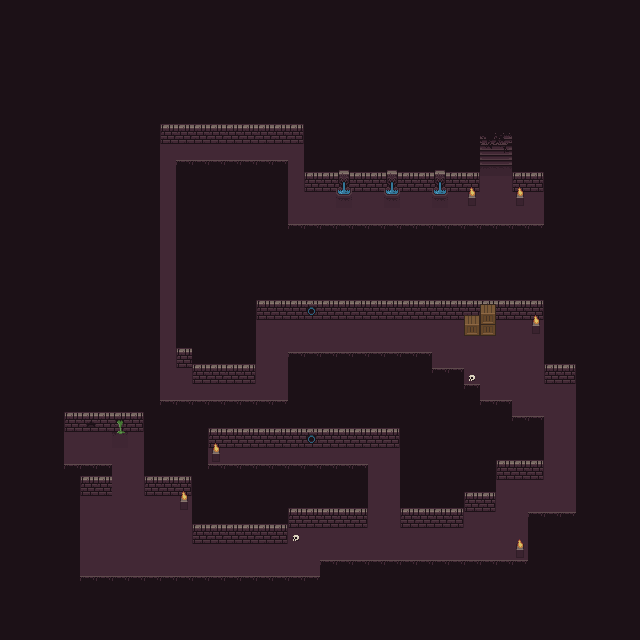

A level layout from a 2D game, rendered from its tile map. Below: a short description, then the map file with tile-grid data replaced by summaries:
An orthogonal 40x40 tile map with 16x16 px tiles, 3 tile layers (Ground, Walls, Misc) and 2 objects (Upstairs, Player).

<map version="1.0" orientation="orthogonal" renderorder="right-down" width="40" height="40" tilewidth="16" tileheight="16" nextobjectid="7">
 <tileset firstgid="1" source="16x16 Dungeon Tileset.tsx" />
 <layer name="Ground" width="40" height="40">
  <data>[1600 cells, 1600 non-empty, 6 distinct tile ids]</data>
 </layer>
 <layer name="Walls" width="40" height="40">
  <data>[1600 cells, 190 non-empty, 17 distinct tile ids]</data>
 </layer>
 <layer name="Misc" width="40" height="40">
  <data>[1600 cells, 109 non-empty, 8 distinct tile ids]</data>
 </layer>
 <objectgroup name="Map Objects">
  <object id="2" name="Upstairs" x="465.153" y="120.107" width="65.3216" height="24.9346" />
  <object id="6" name="Player" x="496.233" y="207.203" />
 </objectgroup>
</map>
